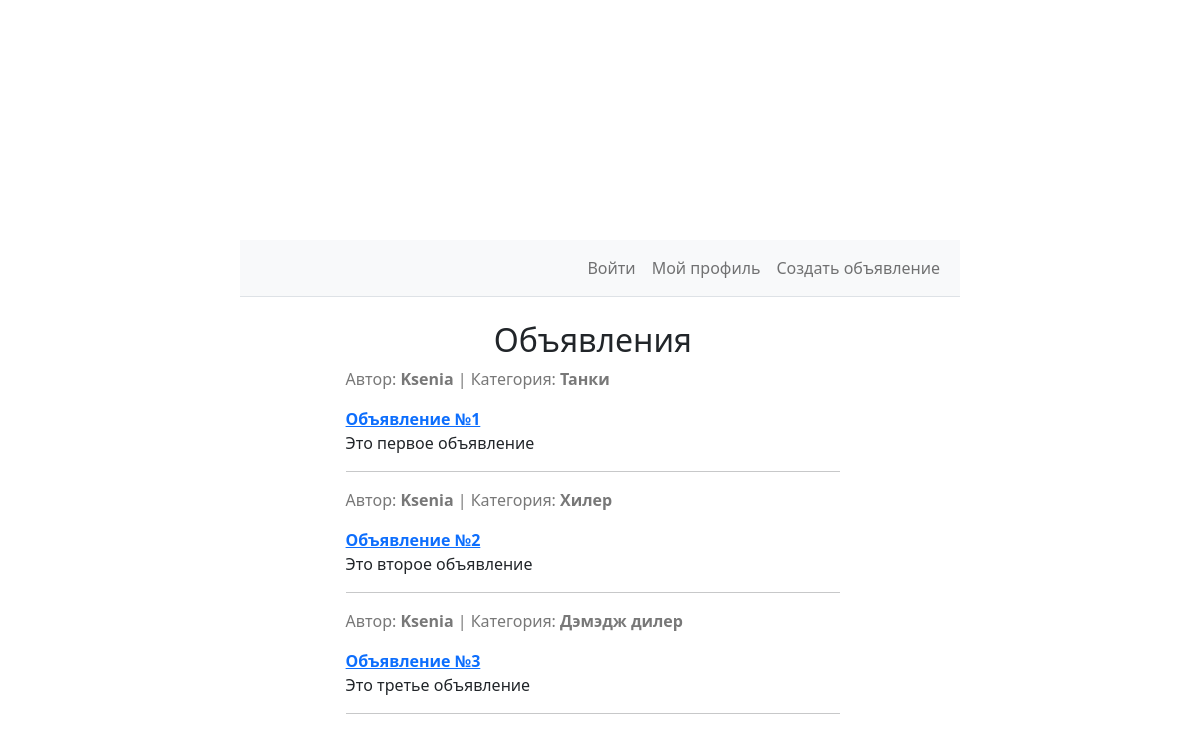
Before: / with the older database file.
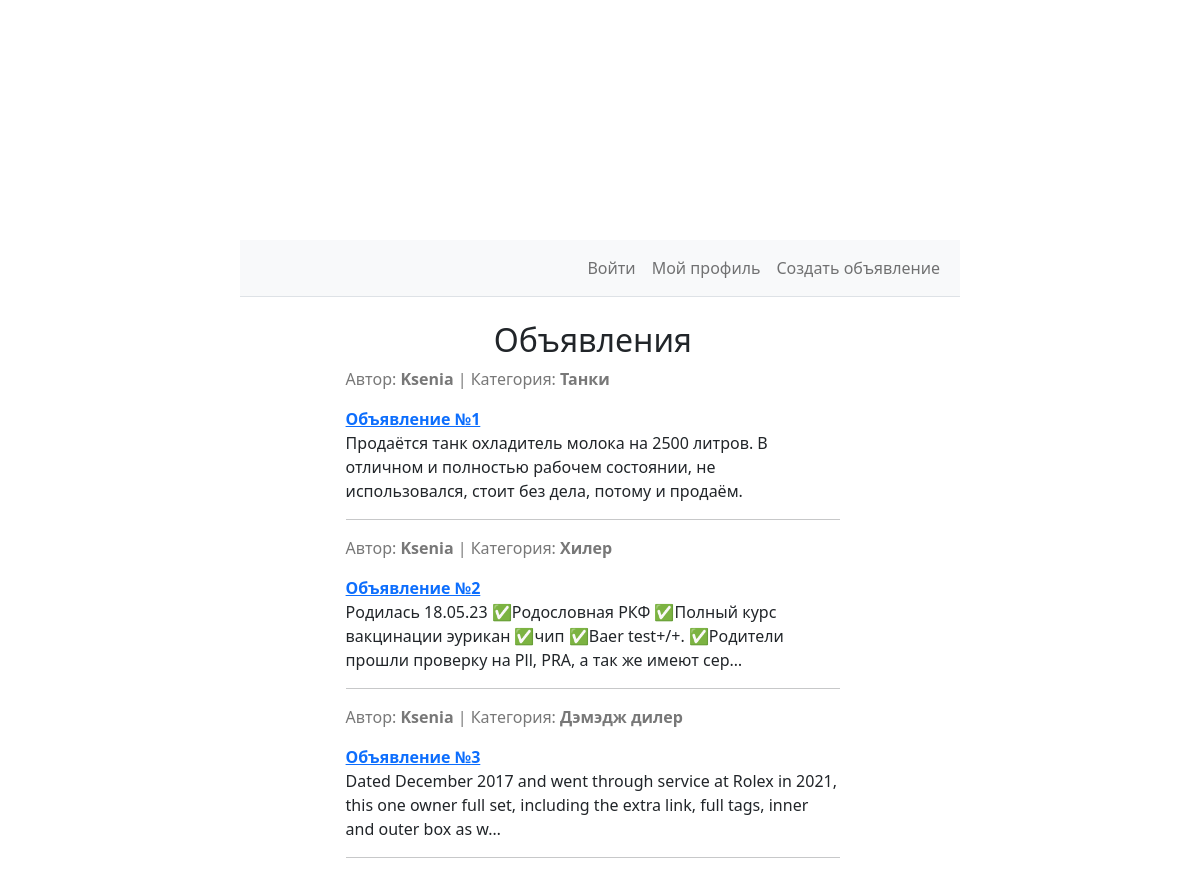
After: the same page with the newer database file.
### advertisments/models.py (models this page shows, shortened)
class Ad(models.Model):
    pub_date = models.DateTimeField(
        auto_now_add=True
    )
    author = models.ForeignKey(
        to=User,
        on_delete=models.CASCADE,
    )
    title = models.CharField(
        max_length=255,
        help_text='До 255 символов',
    )
    category = models.CharField(
        max_length=18,
        choices=CATEGORIES,
        default=None,
    )
    content = RichTextField(
        blank=True
    )
    class Meta:
        ordering = ['pub_date']
        verbose_name = 'Объявление'
        verbose_name_plural = 'Объявления'

### advertisments/views.py (the view)
# urls.py: path('', AdsListView.as_view(), name = 'ads_list'),
class AdsListView(ListView):
    model = Ad
    context_object_name = 'ads_list'
    template_name = 'templates/ads_list.html'

### advertisments/templates/ads_list.html
{% extends 'base.html' %}
{% block content %}
<div class="container-fluid" id="centerLayer">
    <h2 class="mt-4" align="center">Объявления</h2>
    {% for ad in ads_list %}
        <p style="color:rgb(120, 120, 120)">
            Автор: <b>{{ ad.author }}</b> | Категория: <b>{{ ad.category }}</b>
        </p>
        <p>
            <a href="{% url 'ads_detail' ad.id %}"><b>{{ ad.title }}</b></a>
            <br />
            {{ ad.content|striptags|truncatechars:150 }}
        </p>
        <hr>
    {% endfor %}
</div>
{% endblock content %}

### templates/base.html (shortened to what this page needs)
<!DOCTYPE html>
<html lang="en">
    <head>
        {% load static %}
        <link href="{% static 'css/styles.css' %}" rel="stylesheet" />
    </head>
    <body>
        <div class="d-flex" id="wrapper">
            <div id="page-content-wrapper">
                <nav class="navbar navbar-expand-lg navbar-light bg-light border-bottom">
                    <div class="container-fluid">
                        <div class="collapse navbar-collapse" id="navbarSupportedContent">
                            <ul class="navbar-nav ms-auto mt-2 mt-lg-0">
                                <li class="nav-item active"><a class="nav-link" href="#!">Войти</a></li>
                                <li class="nav-item active"><a class="nav-link" href="#!">Мой профиль</a></li>
                                <li class="nav-item active"><a class="nav-link" href="#!">Создать объявление</a></li>
                            </ul>
                        </div>
                    </div>
                </nav>
                {% block content %}
                {% endblock content %}
            </div>
        </div>
    </body>
</html>

### templates/base.html (style rules this page uses)
#centerLayer { margin-left: 13%; width: 72%; }

Changed rows visible on the page:
changed Ad "Танки": content "Это первое объявление" → "Продаётся танк охладитель молока на 2500 литров. В отличном и полностью рабочем состоянии, не использовался, стоит без дела, потому и продаём."
changed Ad "Хилер": content "Это второе объявление" → "Родилась 18.05.23 ✅Родословная РКФ ✅Полный курс вакцинации эурикан ✅чип ✅Baer test+/+. ✅Родители прошли проверку на Pll, PRA, а так же имеют сер…"
changed Ad "Дэмэдж дилер": content "Это третье объявление" → "Dated December 2017 and went through service at Rolex in 2021, this one owner full set, including the extra link, full tags, inner and outer box as w…"
